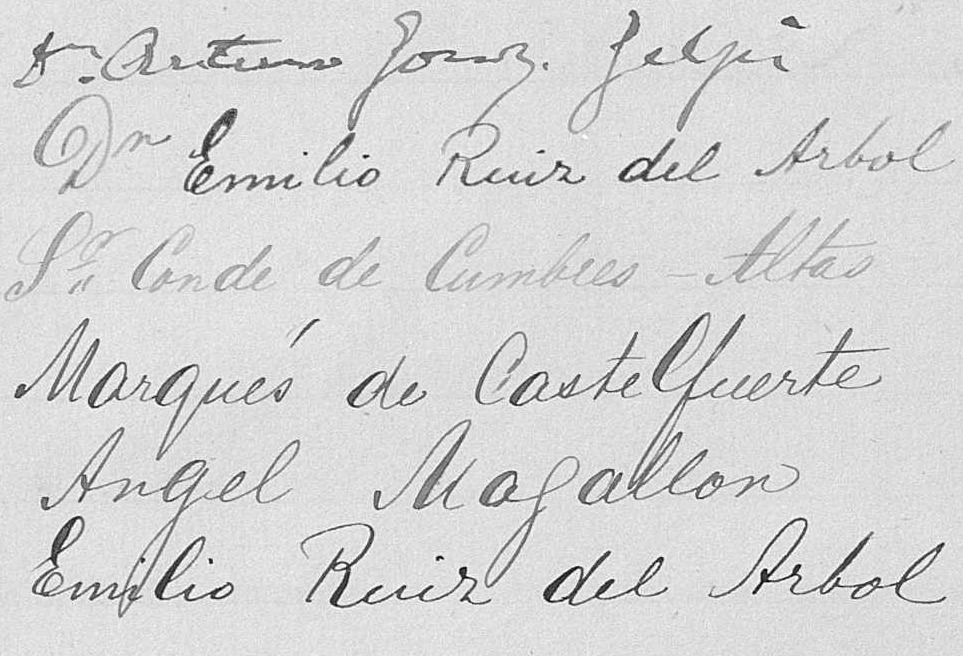
#> input picture backend/temp/WhatsApp Image 2026-04-05 at 11.17.24.jpeg, 963 x 656 px
$ python -i processing.py   (imports and definitions only)
#> lines starting #> are read from the running program, lines starting #| are printed output that depends on the picture
#> further down, picture is the input picture: shape (656, 963, 3); min 0, max 255, mean 214.1
import cv2
import numpy as np

# Only very small isolated black blobs are removed (true pepper); keep conservative for scripts like Tamil.
_SPECKLE_MAX_AREA_CAP = 28


def deskew(image):
    """Estimate skew from mostly horizontal edges (ignore vertical structure)."""
    gray = cv2.cvtColor(image, cv2.COLOR_BGR2GRAY)
    gray = cv2.bilateralFilter(gray, 7, 50, 50)
    edges = cv2.Canny(gray, 60, 180)
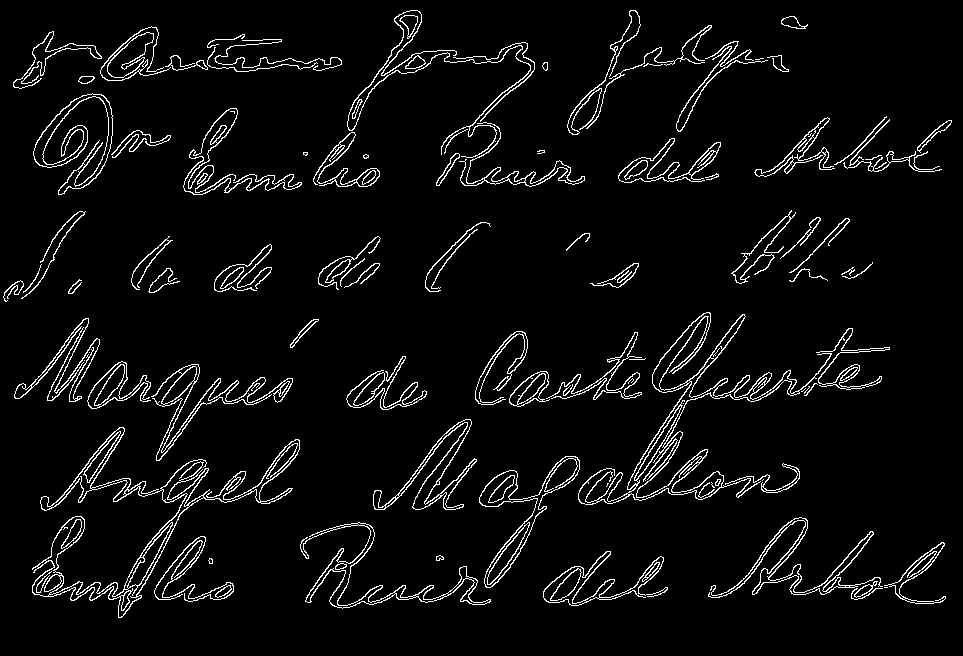
#> edges: shape (656, 963); 4.9% white in thin lines or dots

    h, w = gray.shape[:2]
#> h = 656; w = 963
    vote = max(min(h, w) // 5, 120)
#> vote = 131
    lines = cv2.HoughLines(edges, 1, np.pi / 180, vote)
#> lines = 51 rows, first 8: [401, 1.55], [397, 1.55], [386, 1.57], [737, 0.698], [433, 0.785], [388, 1.57], [594, 1.57], [185, 1.55]

    angles = []
    if lines is not None and len(lines) > 0:
        for rho, theta in lines[:, 0]:
            if abs(theta - np.pi / 2) > np.pi / 4:
                continue
            a = (theta - np.pi / 2) * (180.0 / np.pi)
            if abs(a) <= 35:
                angles.append(a)
#> this loop made 51 passes
#> (rho, theta, a) on passes 1, 2, 3, 5, 6, 7, 8, 9, 10, 11, 12, 13: (401, 1.55, -1), (397, 1.55, -1), (386, 1.57, 2.5e-06), (433, 0.785, -45), (388, 1.57, 2.5e-06), (594, 1.57, 2.5e-06), (185, 1.55, -1), (403, 1.55, -1), (189, 1.55, -1), (411, 1.54, -2), (383, 1.57, 2.5e-06), (196, 1.54, -2)
#> (rho, theta) on passes 4, 15, 16, 21, 34, 35: (737, 0.698), (615, 0.646), (359, 0.593), (616, 0.628), (741, 0.716), (727, 0.75)
#> after the loop, angles = 35 values, max 1 at index 16, min -4 at index 30, mean -0.971

    angle = float(np.median(angles)) if angles else 0.0
#> angle = -1

    center = (w // 2, h // 2)
#> center = (481, 328)
    M = cv2.getRotationMatrix2D(center, angle, 1.0)
#> M = [[1, -0.0175, 5.8], [0.0175, 1, -8.34]]
    rotated = cv2.warpAffine(
        image,
        M,
        (w, h),
        flags=cv2.INTER_LINEAR,
        borderMode=cv2.BORDER_REPLICATE,
    )
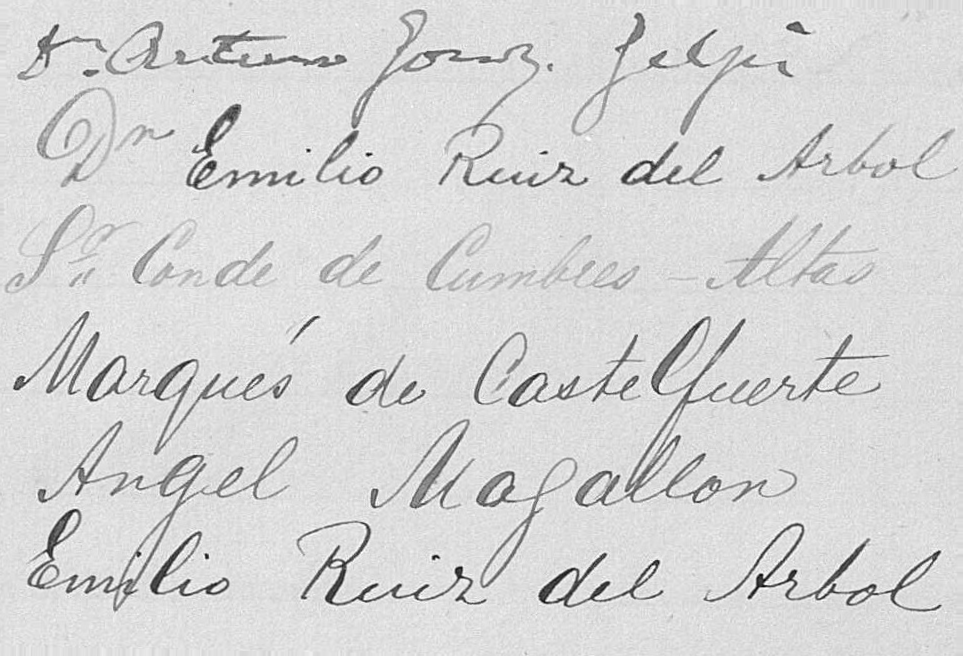
#> rotated: shape (656, 963, 3); min 7, max 255, mean 214.1
    return rotated


# [10 lines left out: function _illumination_flatten, not called in this run]


def _denoise_light(gray):
    return cv2.fastNlMeansDenoising(gray, None, h=6, templateWindowSize=7, searchWindowSize=21)


def _denoise_strong(gray):
    return cv2.fastNlMeansDenoising(gray, None, h=14, templateWindowSize=7, searchWindowSize=21)


# [55 lines left out: functions _unsharp, _gray_for_threshold, _binarize_adaptive, _binarize_otsu, _normalize_binary_for_display, _remove_black_pepper, not called in this run]


def _cleanup_binary(binary):
    """Minimal post-process: only drop tiny isolated specks (no median/thinning/heavy close)."""
    return _remove_black_pepper(binary)


# [47 lines left out: function process_pipeline, not called in this run]

>>> import cv2
>>> picture = cv2.imread('temp/WhatsApp Image 2026-04-05 at 11.17.24.jpeg')
>>> result = deskew(picture)
